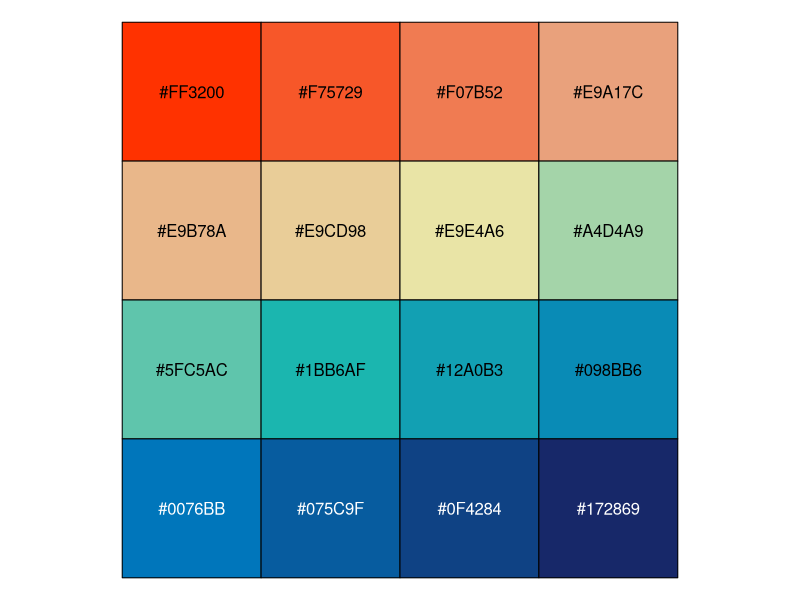
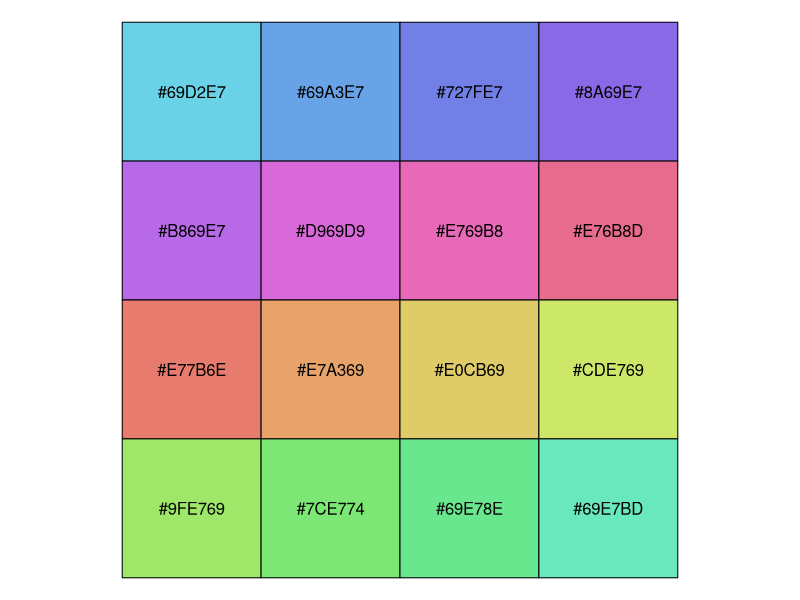
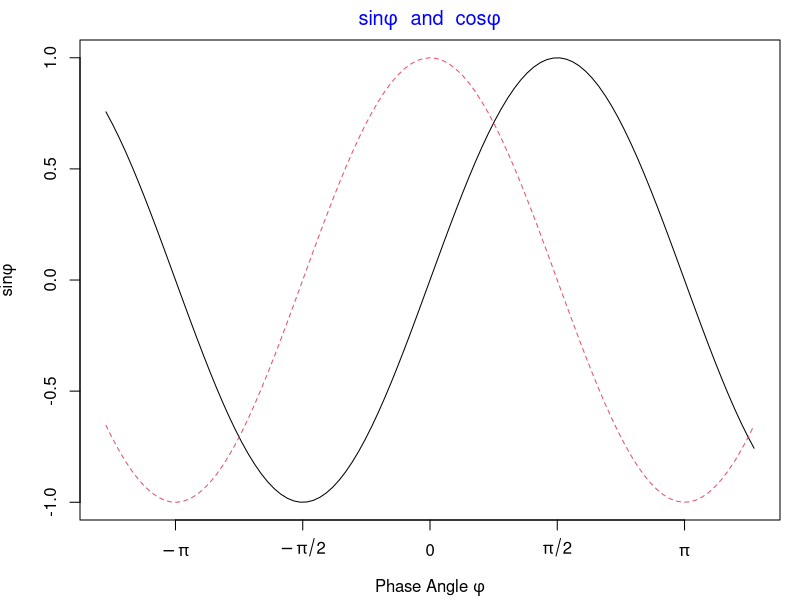
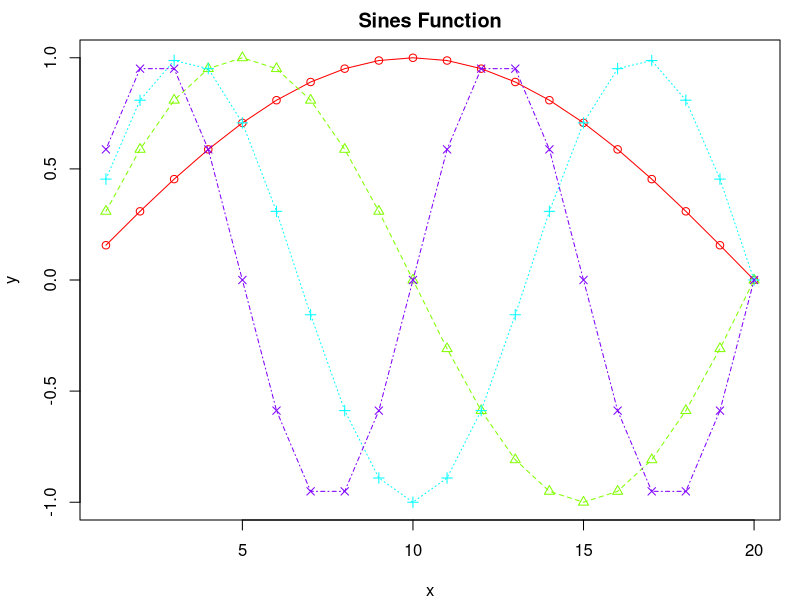
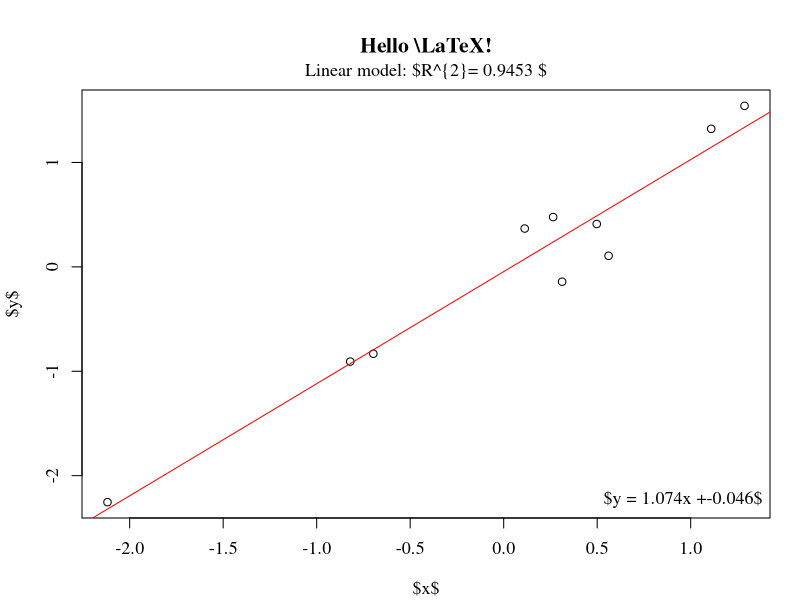
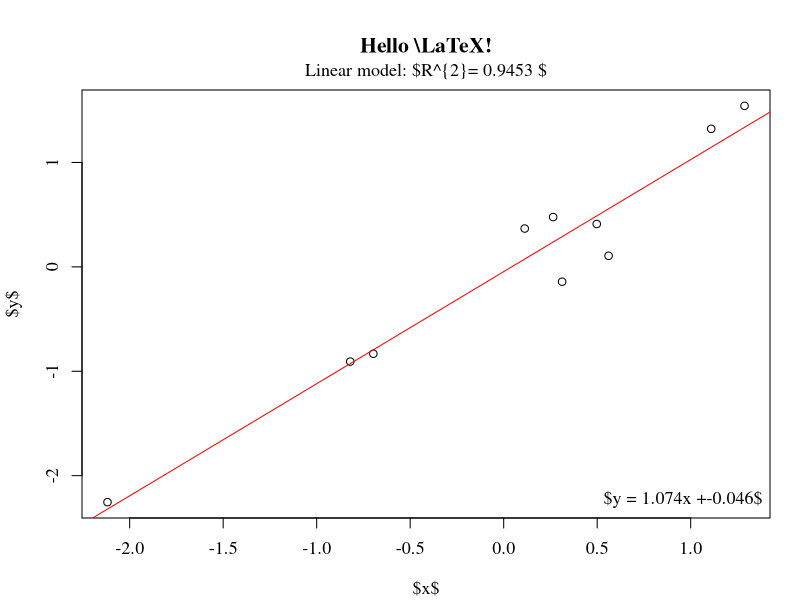
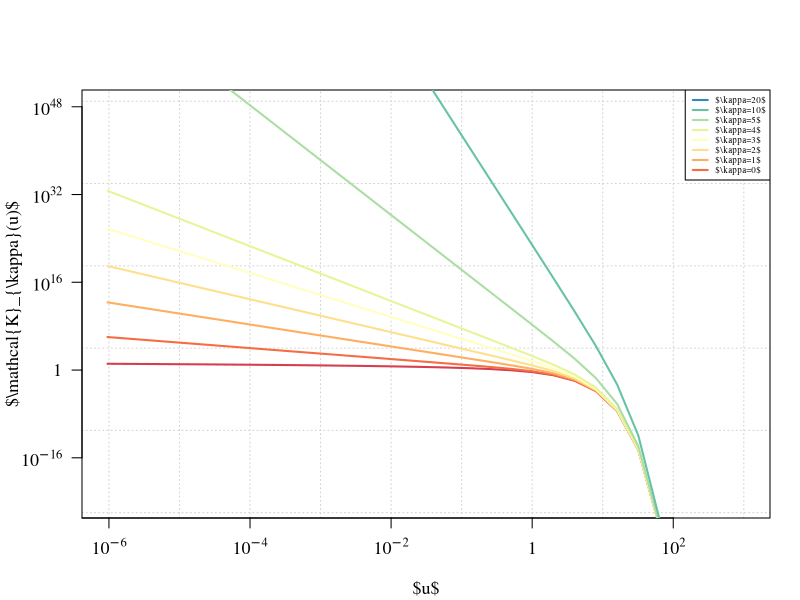
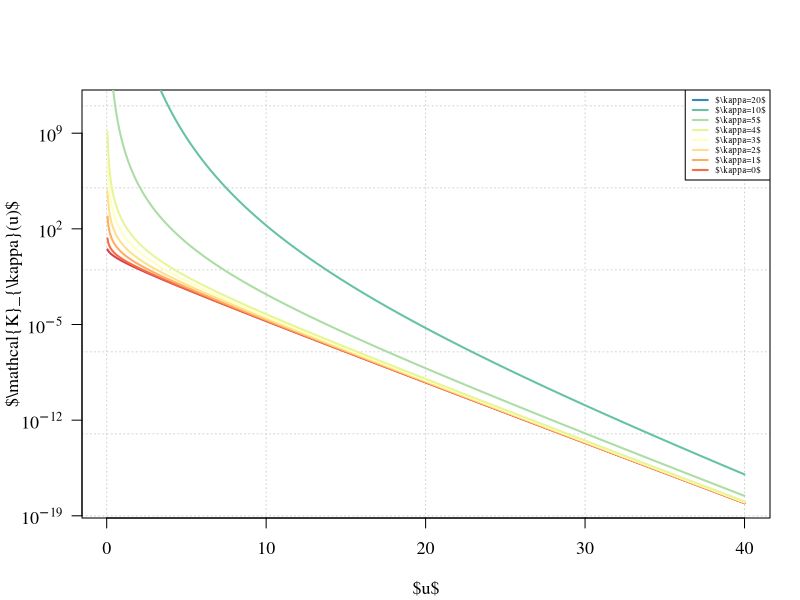

These figures' R source, in order:
## ---- chunk 1
data(topo, package="MASS")
## ---- chunk 2
sample(colors(TRUE),20)
## ---- chunk 3
# Colors from https://github.com/johannesbjork/LaCroixColoR
color_pal <- c("#FF3200", "#E9A17C", "#E9E4A6", "#1BB6AF", "#0076BB", "#172869")
n <- 16
more_colors <- (grDevices::colorRampPalette(color_pal))(n)
scales::show_col(colours = more_colors)
## ---- chunk 4
# colors in colortools from http://www.gastonsanchez.com/
fish_pal <- c("#69D2E7", "#6993E7", "#7E69E7", "#BD69E7", 
              "#E769D2", "#E76993", "#E77E69", "#E7BD69", 
              "#D2E769", "#93E769", "#69E77E", "#69E7BD")
more_colors <- (grDevices::colorRampPalette(fish_pal))(n)
scales::show_col(colours = more_colors)
## ---- chunk 5
par(mar=c(4,4,2,1))
x <- seq(-4, 4, len = 101)
y <- cbind(sin(x), cos(x))
matplot(x, y,
  type = "l", xaxt = "n",
  main = expression(paste(
    plain(sin) * phi, "  and  ",
    plain(cos) * phi
  )),
  ylab = expression("sin" * phi, "cos" * phi), # only 1st is taken
  xlab = expression(paste("Phase Angle ", phi)),
  col.main = "blue"
)
axis(1,
  at = c(-pi, -pi / 2, 0, pi / 2, pi),
  labels = expression(-pi, -pi / 2, 0, pi / 2, pi)
)
## ---- chunk 6
names(knitr::knit_engines$get())
## ---- chunk 7
par(mar = c(4, 4, 2, 1))
sines <- outer(1:20, 1:4, function(x, y) sin(x / 20 * pi * y))
matplot(sines,
  pch = 1:4, type = "o", col = rainbow(ncol(sines)),
  xlab = "x", ylab = "y", main = "Sines Function"
)
## ---- chunk 8
# 带有图标题
par(mar = c(4.1, 4.1, 4.5, 1.5), ps = 13, family = "Times")
x <- rnorm(10)
y <- x + rnorm(5, sd = 0.25)
model <- lm(y ~ x)
rsq <- summary(model)$r.squared
rsq <- signif(rsq, 4)
plot(x, y, main = "Hello \\LaTeX!", xlab = "$x$", ylab = "$y$")
abline(model, col = "red")
mtext(paste("Linear model: $R^{2}=", rsq, "$"), line = 0.5)
legend("bottomright", legend = paste("$y = ", round(coef(model)[2], 3),
  "x +", round(coef(model)[1], 3), "$",
  sep = ""
), bty = "n")

plot(x, y, main = "Hello \\LaTeX!", xlab = "$x$", ylab = "$y$")
abline(model, col = "red")
mtext(paste("Linear model: $R^{2}=", rsq, "$"), line = 0.5)
legend("bottomright", legend = paste("$y = ", round(coef(model)[2], 3),
  "x +", round(coef(model)[1], 3), "$",
  sep = ""
), bty = "n")
## ---- chunk 9
x0 <- 2^(-20:10)
nus <- c(0:5, 10, 20)
x <- seq(0, 4, length.out = 501)

plot(x0, x0^-8,frame.plot=TRUE,
     log = "xy", xlab = "$u$", axes = FALSE,
     ylab = "$\\mathcal{K}_{\\kappa}(u)$", 
     type = "n", ann = TRUE, panel.first = grid()
) # x 和 y 轴都取对数

axis(1,
     at = c(1e-08, 1e-06, 1e-04, 1e-02, 1, 1e+02),
     labels = expression(10^-8, 10^-6, 10^-4, 10^-2, 1, 10^2)
)
axis(2,
     at = c(1e-16, 1, 1e+16, 1e+32, 1e+48),
     labels = expression(10^-16, 1, 10^16, 10^32, 10^48), las = 1
)
# 设置线条颜色
cols <- RColorBrewer::brewer.pal(9,name = "Spectral")
# gray.colors(9) terrain.colors(9)  RColorBrewer::brewer.pal(9,name = "Spectral")
for (i in seq(length(nus)))
  lines(x0, besselK(x0, nu = nus[i]), col = cols[i], lwd = 2)
legend("topright",legend = paste0("$\\kappa=", rev(nus),"$"),
       col = rev(cols), lwd = 2, cex = 0.5)

# 数据变化范围太大，因此横纵坐标轴都取了以10为底的对数，数据可以紧凑的在一张图内展示
x <- seq(0, 40, length.out = 801)
x <- x[x > 0]
plot(x, x,frame.plot=TRUE,
     ylim = c(1e-18, 1e11), log = "y", xlab = "$u$", type = "n",  yaxt = "n",
     ylab = "$\\mathcal{K}_{\\kappa}(u)$", ann = TRUE, panel.first = grid()
)
axis(2,
     at = c(1e-19, 1e-12, 1e-05, 1e+02, 1e+09),
     labels = expression(10^-19, 10^-12, 10^-5, 10^2, 10^9), las = 1
)

for (i in seq(length(nus)))
  lines(x, besselK(x, nu = nus[i]), col = cols[i], lwd = 2)
legend("topright", legend = paste0("$\\kappa=", rev(nus),"$"), 
       col = rev(cols), lwd = 2, cex = 0.5)
